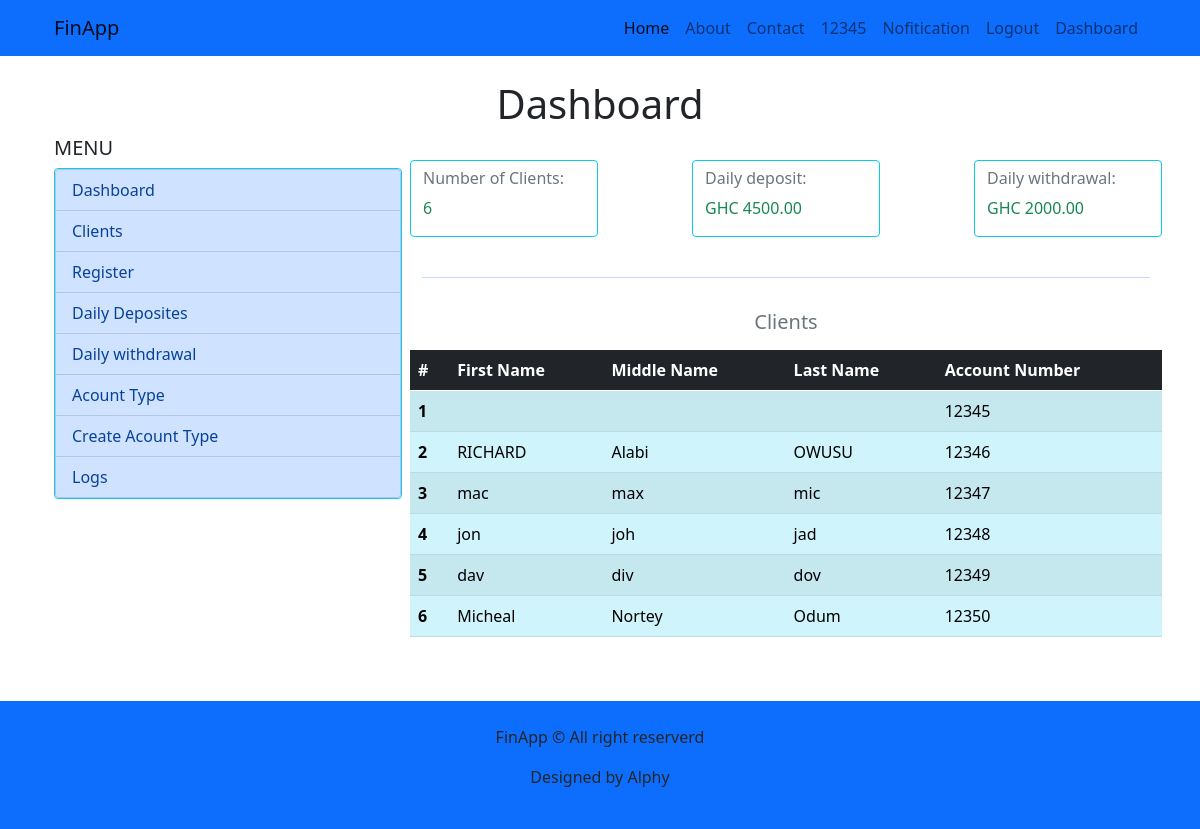
/admin_dashboard/ (signed in), run on an earlier commit of the app's database.
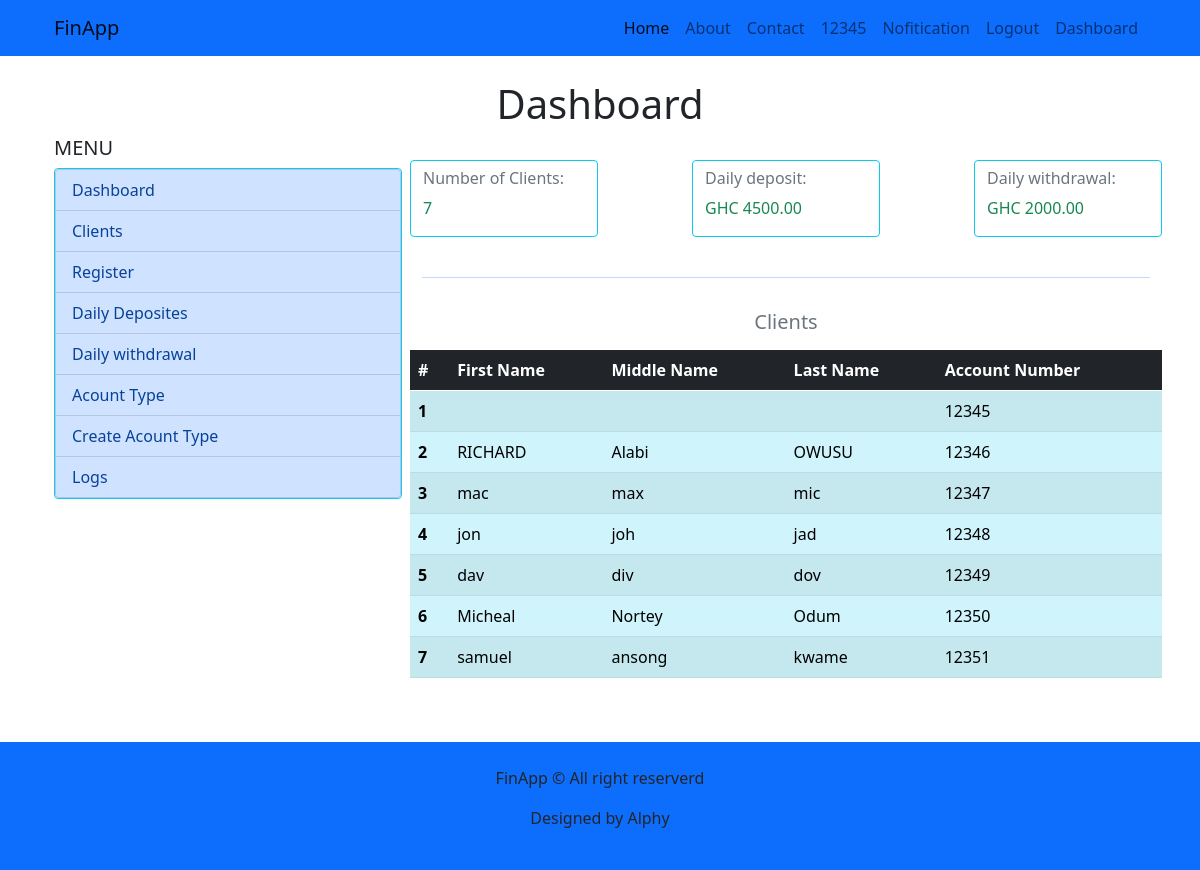
And on a later commit of the database.
### accounts/models.py (models this page shows)
class CustomUser(AbstractUser):
    middle_name = models.CharField(max_length=255, default='')
    birth_date = models.DateField(null=True, blank=True)
    currentBalance = models.DecimalField(max_digits=100, decimal_places=2,default=0.00)
    accType = models.ForeignKey(AccType, on_delete=models.PROTECT,null=True, blank=True)

### bank/views.py (the view)
# urls.py: path('admin_dashboard/', views.adminDashboardView, name='admin_dashboard'),
@login_required
def adminDashboardView(request):
    clients = CustomUser.objects.all()
    context = {
        'clients': clients,
    }
    return render(request, 'bank/admin_dashboard.html', context)

### bank/templates/bank/admin_dashboard.html (shortened to what this page needs)
{% extends "base/base.html" %}
{% block content %}
    <main class="container mb-5">
        <h1 class="text-center display-6 pt-4">Dashboard</h1>
        <div class="row">
            <div class="col-12 col-md-4">
                {% include "bank/menu.html" %}
            </div>
            <div class="col-12 col-md-8 px-4 px-md-2">
                <div class="row justify-content-between">
                    <div class="card col-4 col-md-3  my-1 my-md-4 border-info ">
                        <div class="card-title h6 text-secondary pt-2">Number of Clients:</div>
                        <p class="text-success">{{ clients.count }} </p>
                    </div>
                    <div class="card col-4 col-md-3  my-1 my-md-4 border-info">
                        <div class="card-title h6 text-secondary pt-2">Daily deposit:</div>
                        <p class="text-success">GHC 4500.00</p>
                    </div>
                    <div class="card col-4 col-md-3  my-1 my-md-4 border-info">
                        <div class="card-title h6 text-secondary pt-2">Daily withdrawal:</div>
                        <p class="text-success">GHC 2000.00</p>
                    </div>
                </div>
                <hr class="text-primary">
                <div class="row justify-content-between">
                    <h5 class="h5 text-center text-secondary my-3">Clients</h5>
                    <table class="table table-striped table-info table-hover">
                        <thead>
                            <tr class="">
                                <th scope="col" class="bg-dark text-white">#</th>
                                <th scope="col" class="bg-dark text-white">First Name</th>
                                <th scope="col" class="bg-dark text-white">Middle Name</th>
                                <th scope="col" class="bg-dark text-white">Last Name</th>
                                <th scope="col" class="bg-dark text-white">Account Number</th>
                            </tr>
                        </thead>
                        <tbody>
                            {% for client in clients  %}
                            <tr>
                                <th scope="col">{{ forloop.counter }} </th>
                                <td scope="col">{{ client.first_name }} </td>
                                <td scope="col">{{ client.middle_name }}</td>
                                <td scope="col">{{ client.last_name }}</td>
                                <td scope="col">{{ client.username }}</td>
                            </tr>
                            {% endfor %}
                        </tbody>
                    </table>
                </div>
            </div>
        </div>
    </main>
{% endblock content %}

### base/templates/base/base.html (shortened to what this page needs)
{% load static %}
<!DOCTYPE html>
<html lang="en">
<head>
    <link rel="stylesheet" href=" {% static "base/bootstrap/css/bootstrap.css" %} ">
    <link rel="stylesheet" href=" {% static "base/scss/custom.css" %} ">
	</head>
<body class='body-bg'>
	<header>
		<nav class="navbar navbar-expand-lg navbar-light bg-warning">
			<div class="container">
			  <a class="navbar-brand" href="#">FinApp</a>
			  <div class="collapse navbar-collapse justify-content-end" id="navbarSupportedContent">
				<ul class="navbar-nav  mb-2 mb-lg-0">
				  <li class="nav-item">
					<a class="nav-link active" aria-current="page" href="{% url "home" %}">Home</a>
				  </li>
				  <li class="nav-item">
					<a class="nav-link" href="">About</a>
				  </li>
				  <li class="nav-item">
					<a class="nav-link" href="#">Contact</a>
				  </li>
				  {% if request.user.is_authenticated %}
				  <li class="nav-item">
					<a class="nav-link" href="#">{{ request.user.username }}</a>
				  </li>
				  <li class="nav-item">
					<a class="nav-link" href="#">Nofitication</a>
				  </li>
				  <li class="nav-item">
					<a class="nav-link" href="{% url "signOut" %}">Logout</a>
						{% if request.user.is_superuser %}
					<li class="nav-item">
						<a class="nav-link" href="{% url "admin_dashboard" %}">Dashboard</a>
					</li>
					{% else %}
					<li class="nav-item">
						<a class="nav-link" href="{% url "client_dashboard" %}">Dashboard</a>
					</li>
					{% endif %}
				  </li>
				  {% endif %}
				</ul>
			  </div>
			</div>
		  </nav>
	</header>
    {% block content %}
	{% endblock content %}
	<footer class='bg-warning p-4'>
		<div class="container text-center bg-warning py-g">
			<p>FinApp &copy All right reserverd</p>
			<p>Designed by Alphy</p>
		</div>
	</footer>
</body>
</html>

What changed in the data, as far as the page shows it:
added CustomUser: first_name "samuel", middle_name "ansong", last_name "kwame", username "12351"
Also different on the page:
{{ clients.count }}: "6" → "7"
